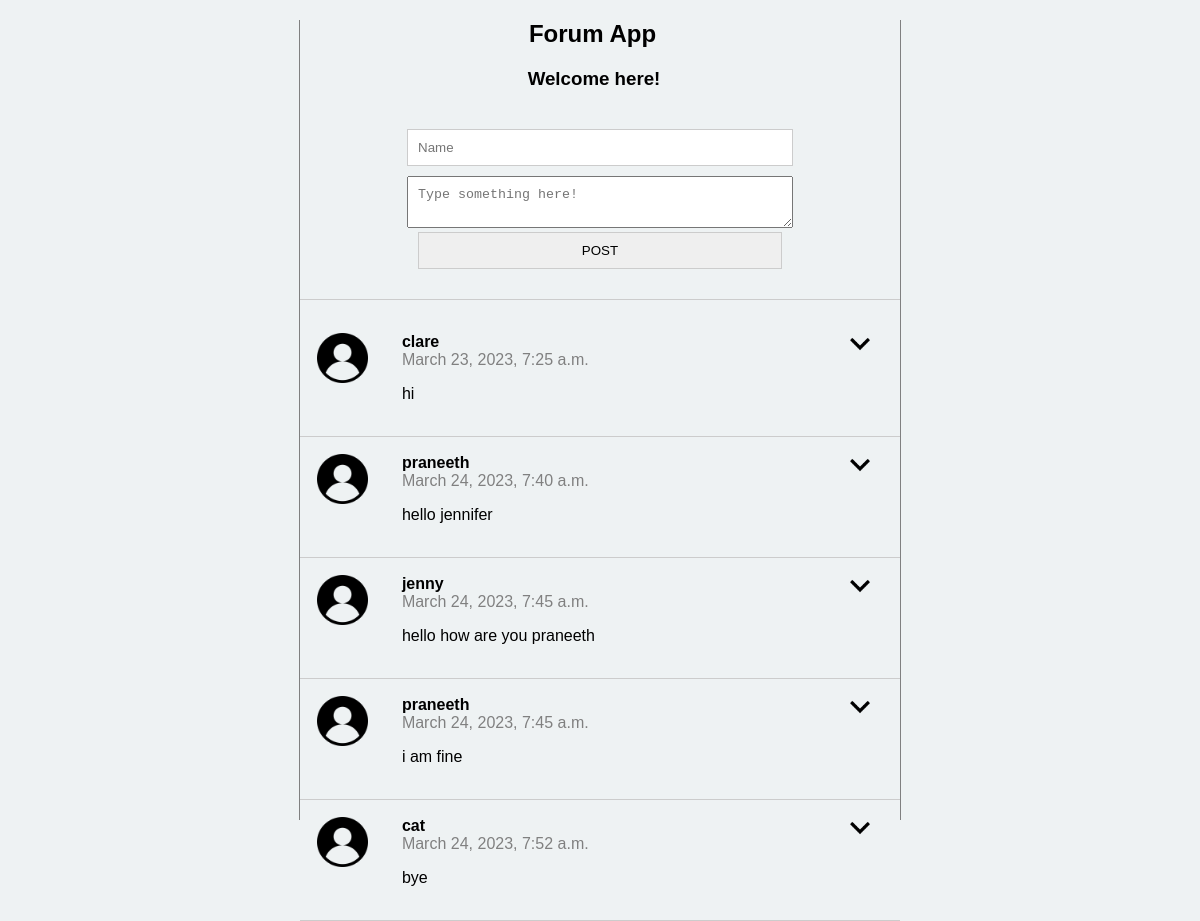
The page / on the database its author committed.
### posts/models.py (models this page shows)
class Post(models.Model):
    class Meta(object):
        db_table='post'
    name = models.CharField(
        'Name',blank=False,null = False,max_length=14,
        db_index=True,default='Anonymous'
    )
    body = models.CharField(
        'body',blank=True,null =True,max_length=140, db_index=True)
    created_at = models.DateTimeField(
        'created DateTime',blank=True, auto_now_add=True)

### posts/views.py (the view, shortened to what this page needs)
# urls.py: path('',views.index, name ='index'),
def index(request):
    posts = Post.objects.all()[:20]
    return render(request,'posts.html',{'posts':posts })

### templates/posts.html (shortened to what this page needs)
{% extends "base.html" %} {%block content%} {% load static %}{% load static %}
<section class="content">
  <H1>Forum App</H1>
  <h3>Welcome here!</h3>
  <section class="post_form">
  <form action="/" method="POST">
    <input type="text" name="name" placeholder="Name" required>
    <textarea name="body" placeholder="Type something here!" required></textarea>
    <input type="submit" value="POST" />
    </form></section>
  <section class="posts">
    <ul>
      {% for post in posts %}
      <li>
        <img class="menu_icon js-menu-icon" src="{% static 'img/expand-button.png' %}" />
        <div class="logo">
          <img src="{% static 'img/user.png' %}" />
        </div>
        <div class="postbody">
            <div class="name">{{post.name}}</div>
            <div class="datetime">{{post.created_at}}</div>
            <div><p>{{post.body}}</p></div>
        </div>
      </li>
      {% endfor %}
    </ul>
  </section>
</section>
{% endblock %}

### templates/base.html (shortened to what this page needs)
<!DOCTYPE html>
<html>
  <head>
    {% load static %}
    <link href="{% static 'css/style.css' %}" rel="stylesheet" />
  </head>
  <body>
    {% block content %}{{content}}{% endblock %}
  </body>
</html>

### static/css/style.css (style rules this page uses)
html,body { height: 100%; }
.content { max-width: 600px; height: 100%; margin:0 auto; border-left: 1px solid grey; border-right:1px solid grey; }
.posts li { position: relative; display: flex; border-bottom: 1px solid #ccc; padding: 17px; }
.posts li .logo { flex-basis: 15%; }
h1 { text-align: center; margin-right: 15px; }
h3 { text-align: center; margin-right: 12px; }
body { background-color: rgba(238, 242, 243, 0.97); font-family: 'Franklin Gothic Medium', 'Arial Narrow', Arial, sans-serif; }
.post_form { padding:20px 40px; border-bottom:1px solid #ccc; text-align: center; }
.post_form input { width: 70%; margin-bottom:10px; padding:10px; border: 0.5px solid #ccc; }
.post_form textarea { width:70%; padding:10px; }
.posts ul { padding: 0; }
.posts li .logo img { width:60%; }
.posts li .name { font-weight: bold; }
.posts li .datetime { color: gray; }
.posts li .menu_icon { width:20px; position: absolute; right:30px; top: 18px; }

### rows shown on the page
Post: name "clare", created_at "March 23, 2023, 7:25 a.m.", body "hi"
Post: name "praneeth", created_at "March 24, 2023, 7:40 a.m.", body "hello jennifer"
Post: name "jenny", created_at "March 24, 2023, 7:45 a.m.", body "hello how are you praneeth"
Post: name "praneeth", created_at "March 24, 2023, 7:45 a.m.", body "i am fine"
Post: name "cat", created_at "March 24, 2023, 7:52 a.m.", body "bye"
